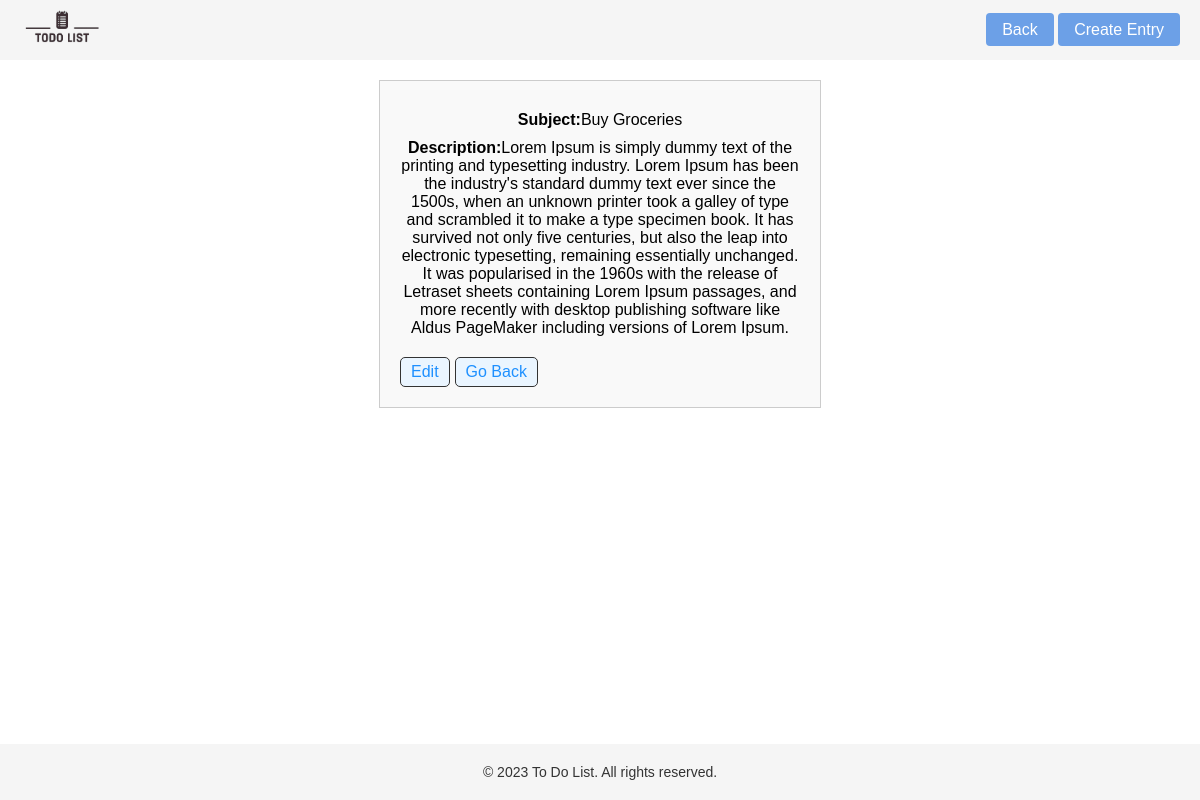
The app's page /single-entry/62dbfca3-4517-444f-886c-e11ecb05b066/ with its own data.
### entry/models.py (models this page shows, shortened)
class Entry(models.Model):
    subject = models.CharField(max_length=200)
    description = models.TextField(null=True, blank=True)
    created = models.DateTimeField(auto_now_add=True)
    id = models.UUIDField(default=uuid.uuid4, unique=True, primary_key=True, editable=False)

### entry/views.py (the view)
# urls.py: path('single-entry/<str:pk>/', views.single_entry, name='single_entry'),
def single_entry(request, pk):
    single_entry_data = {"Id": None, "Subject": "Error 404", "Description": "This Page Does not exist"}
    if Entry.objects.get(id=pk):
        single_entry_data = Entry.objects.get(id=pk)
    context = {'single_entry': single_entry_data}
    return render(request, 'entry/single_entry.html', context)

### entry/templates/entry/single_entry.html
{% extends 'main.html' %}
{% block content %}
<div class="task-details">
    <div class="task-info">
        <p><strong>Subject:</strong>{{ single_entry.subject }}</p>
        <p><strong>Description:</strong>{{ single_entry.description }}</p>
    </div>
    <div class="task-actions">
        <a href="{% url 'update_entry' single_entry.id %}" class="action-btn edit-btn">Edit</a>
        <a href="{% url 'entry_list' %}" class="action-btn go-back-btn">Go Back</a>
    </div>
</div>
{% endblock content %}

### static/styles/main.css (style rules this page uses)
body { font-family: Arial, sans-serif; margin: 0; padding: 0; }
.task-actions { display: flex; gap: 5px; }
.action-btn { text-decoration: none; padding: 5px 10px; border: 1px solid #333; background-color: #f0f0f0; color: #333; border-radius: 5px; }
.edit-btn, .go-back-btn { background-color: #eaf5ff; color: #1E90FF; }
.task-details { max-width: 400px; margin: 20px auto; padding: 20px; border: 1px solid #ccc; background-color: #f9f9f9; text-align: center; }
.task-info p { margin: 10px 0; }
.task-actions { margin-top: 20px; }

### static/styles/navbar.css (style rules this page uses)
body { margin: 0; font-family: Arial, sans-serif; }

### records on screen
Entry: subject "Buy Groceries", description "Lorem Ipsum is simply dummy text of the printing and typesetting industry. Lorem Ipsum has been the industry's standard dummy text ever since the 1500s, when an unknown printer took a galley of type and scrambled it to make a type specimen book. It has survived not only five centuries, but also the leap into electronic typesetting, remaining essentially unchanged. It was popularised in the 1960s with the release of Letraset sheets containing Lorem Ipsum passages, and more recently with desktop publishing software like Aldus PageMaker including versions of Lorem Ipsum."
